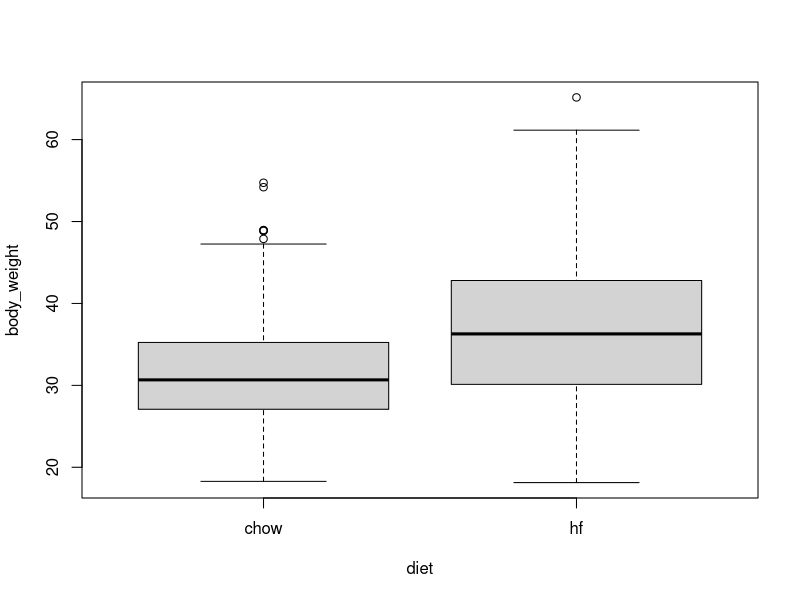
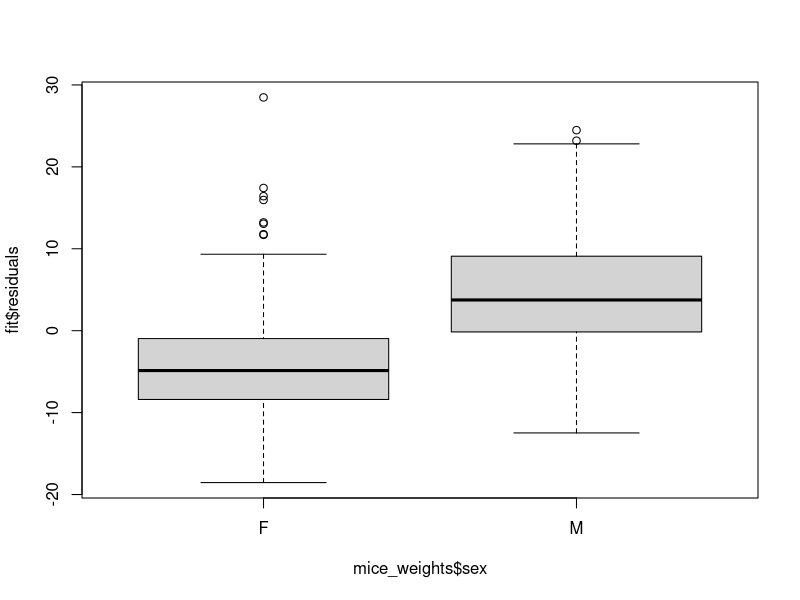
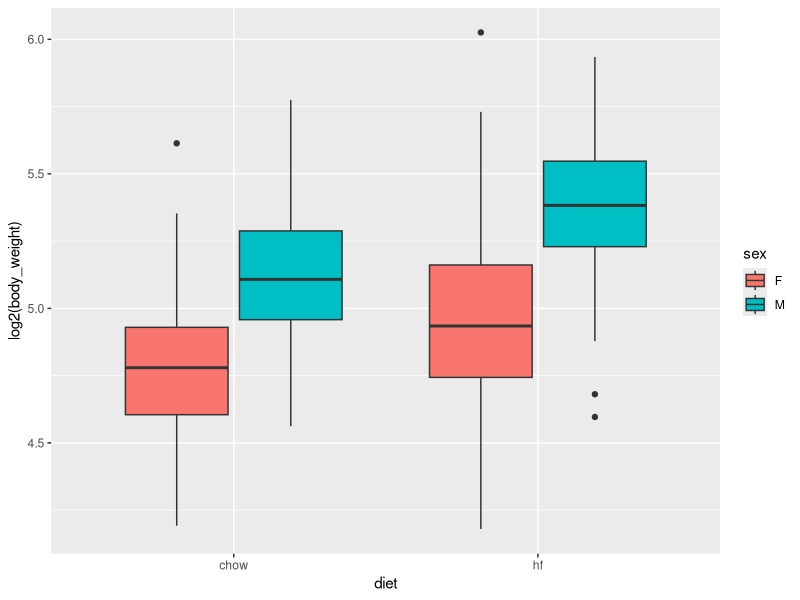
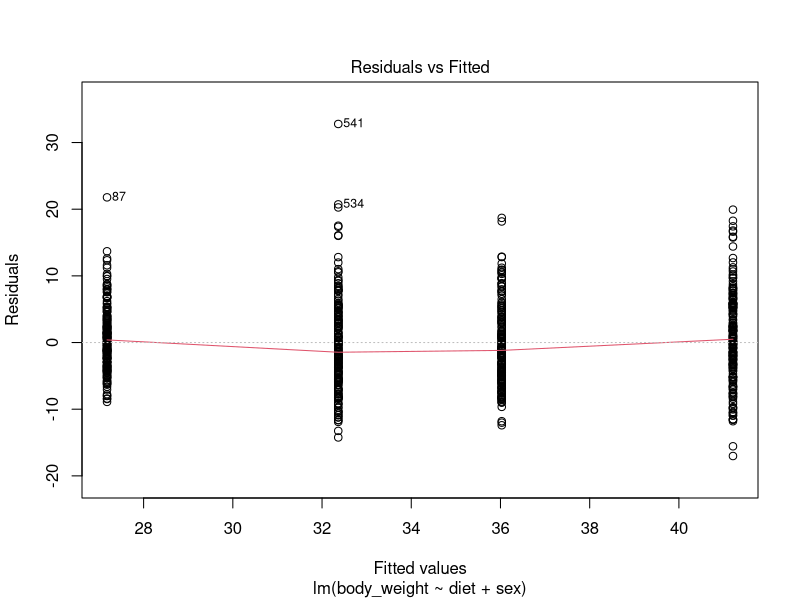

These figures' R source, in order:
## ---- chunk 1
#| message: FALSE
#| echo: FALSE
#| cache: false

library(tidyverse)
library(broom)
library(dslabs)
## ---- chunk 2
library(dslabs)
table(mice_weights$diet)
## ---- chunk 3
with(mice_weights, boxplot(body_weight ~ diet))
## ---- chunk 4
library(tidyverse)
mice_weights |> group_by(diet) |> summarize(average = mean(body_weight))
## ---- chunk 5
stats <- mice_weights |> 
  group_by(diet) |> 
  summarize(xbar = mean(body_weight), s = sd(body_weight), n = n()) 
t_stat <- with(stats, (xbar[2] - xbar[1])/sqrt(s[2]^2/n[2] + s[1]^2/n[1]))
t_stat
## ---- chunk 6
fit <- lm(body_weight ~ diet, data = mice_weights)
## ---- chunk 7
coefficients(summary(fit))
## ---- chunk 8
library(broom)
tidy(fit, conf.int = TRUE) |> filter(term == "diethf")
## ---- chunk 9
c(coefficients(summary(fit))[2,3], t_stat)
## ---- chunk 10
boxplot(fit$residuals ~ mice_weights$sex)
## ---- chunk 11
mice_weights |> ggplot(aes(diet, log2(body_weight), fill = sex)) + geom_boxplot()
## ---- chunk 12
fit <- lm(body_weight ~ diet*sex, data = mice_weights)
## ---- chunk 13
tidy(fit, conf.int = TRUE) |> filter(!str_detect(term, "Intercept"))
## ---- chunk 14
fit <- lm(body_weight ~ diet + sex, data = mice_weights)
## ---- chunk 15
plot(fit, which = 1)
## ---- chunk 16
fit <- lm(body_weight ~ sex, data = mice_weights)
coefficients(fit)
## ---- chunk 17
sum(fit$coefficients[1:2])
## ---- chunk 18
#| message: false
#| warning: false
library(emmeans)
emmeans(fit, ~sex)
## ---- chunk 19
fit <- lm(body_weight ~ sex, data = mice_weights, 
          contrasts = list(sex = contr.sum))
coefficients(fit)
## ---- chunk 20
contrast(emmeans(fit, ~sex))
## ---- chunk 21
table(mice_weights$gen)
## ---- chunk 22
fit <- lm(body_weight ~ gen,  data = mice_weights, 
          contrasts = list(gen = contr.sum))
contrast(emmeans(fit, ~gen)) 
## ---- chunk 23
summary(aov(fit))
## ---- chunk 24
summary(aov(body_weight ~ sex + diet + gen,  data = mice_weights))
## ---- chunk 25
breaks <- with(mice_weights, seq(min(body_weight), max(body_weight), 1))
dat <- mutate(mice_weights, group = cut(body_weight, breaks, include_lowest = TRUE))
